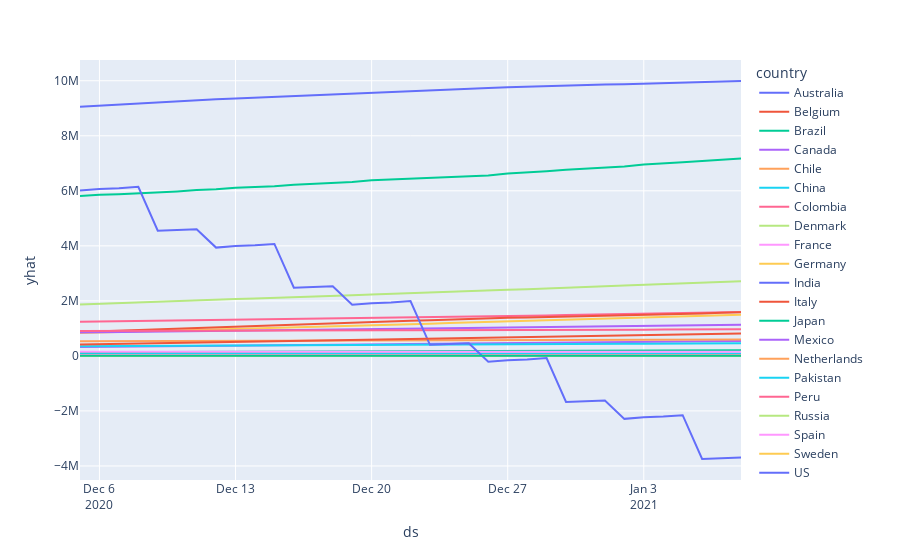

The cell this chart's notebook holds for it:
### Markdown cell above
## Recovered

### Code cell
df_recovered = df[df['status']=="Recovered"].groupby(['ds','country']).agg({'yhat':sum}).reset_index(level=['ds', 'country'])
fig = px.line(df_recovered, x="ds", y="yhat", color='country')
fig.show()
